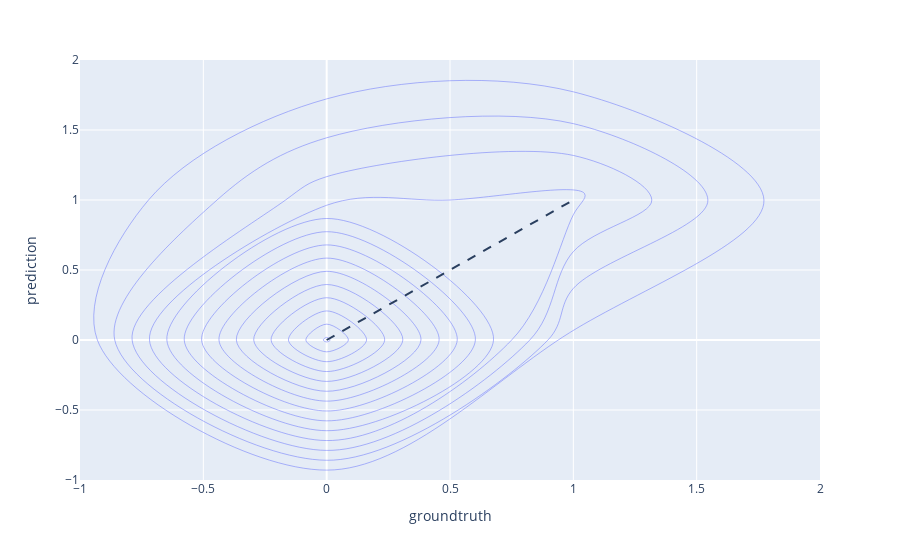

Notebook source saved alongside this figure:
### Markdown cell above
# Countour Plot

### Code cell
fig = px.density_contour(x=test_y, y=preds, labels={'x': 'groundtruth','y': 'prediction'})
fig.add_shape(
              type='line', line=dict(dash='dash'),
            x0 = preds.min(), y0 = preds.min(),
            x1 = preds.max(), y1 = preds.max()
)
fig.show()

### Figure 1 — Plotly figure (JSON) as saved in the notebook; plotly's stock layout.template omitted (floating-point values rounded to 4 significant figures; data arrays with more than 128 entries replaced by an {"elided": "..."} marker saying what was removed)
{"data": [{"contours": {"coloring": "none"}, "hovertemplate": "groundtruth=%{x}<br>prediction=%{y}<br>count=%{z}<extra></extra>", "legendgroup": "", "line": {"color": "#636efa"}, "name": "", "showlegend": false, "type": "histogram2dcontour", "x": {"elided": "228 int values"}, "xaxis": "x", "xbingroup": "x", "y": {"elided": "228 int values"}, "yaxis": "y", "ybingroup": "y"}], "layout": {"legend": {"tracegroupgap": 0}, "margin": {"t": 60}, "shapes": [{"line": {"dash": "dash"}, "type": "line", "x0": 0, "x1": 1, "y0": 0, "y1": 1}], "xaxis": {"anchor": "y", "domain": [0, 1], "title": {"text": "groundtruth"}}, "yaxis": {"anchor": "x", "domain": [0, 1], "title": {"text": "prediction"}}}}
